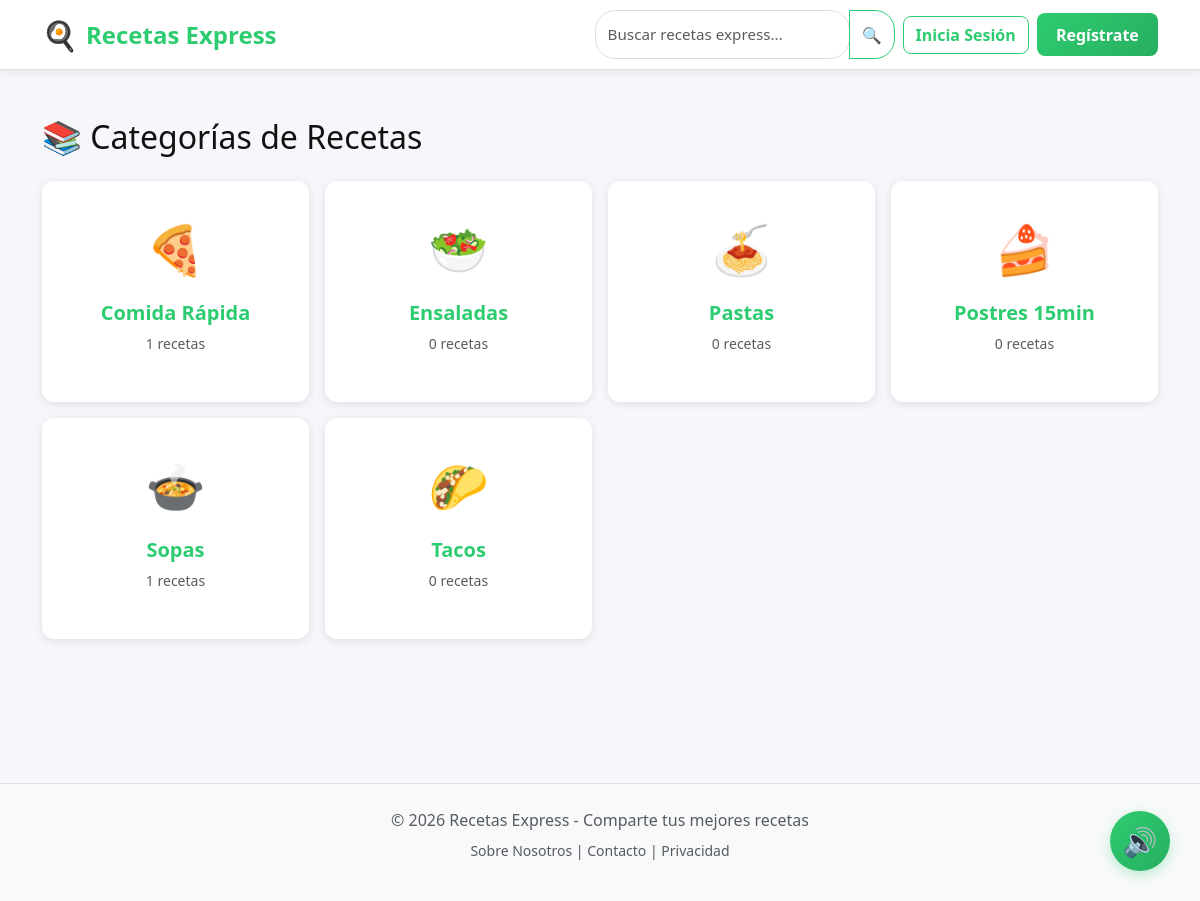
Page /categorias/ on the committed database.
### recetas_app/models.py (models this page shows, shortened)
class Categoria(models.Model):
    nombre = models.CharField(max_length=100, unique=True)
    descripcion = models.TextField(blank=True)
    icono = models.CharField(max_length=50, default='🍳')
    class Meta:
        verbose_name_plural = "Categorías"
        ordering = ['nombre']

### recetas_app/views.py (the view)
# urls.py: path('categorias/', views.categorias_view, name='categorias'),
def categorias_view(request, slug=None):
    categorias = Categoria.objects.all()
    if slug:
        categoria = get_object_or_404(Categoria, nombre=slug)
        recetas = Receta.objects.filter(categoria=categoria).annotate(
            promedio=Avg('puntuaciones__puntuacion'),
            total_puntuaciones=Count('puntuaciones')
        ).order_by('-creada_en')
    else:
        categoria = None
        recetas = None
    context = {
        'categorias': categorias,
        'categoria_seleccionada': categoria,
        'recetas': recetas,
    }
    return render(request, 'recetas_app/categorias.html', context)

### recetas_app/templates/recetas_app/categorias.html (shortened to what this page needs)
{% extends 'base.html' %}
{% block content %}
<div class="container-xl py-5">
    <h2 class="mb-4">📚 Categorías de Recetas</h2>
    <div class="row g-3 mb-5">
        {% for categoria in categorias %}
            <div class="col-md-3 col-sm-6">
                <a href="{% url 'categoria_detalle' categoria.nombre %}#categoria-recetas" class="text-decoration-none">
                    <div class="category-card">
                        <div class="category-icon">{{ categoria.icono }}</div>
                        <h5 class="mt-3">{{ categoria.nombre }}</h5>
                        <p class="text-muted small">{{ categoria.recetas.count }} recetas</p>
                    </div>
                </a>
            </div>
        {% endfor %}
    </div>
</div>
{% endblock %}

### recetas_app/static/css/style.css (style rules this page uses)
:root { --color-primary: #2ecc71; --color-light: #f8f9fa; --color-dark: #2c3e50; --color-text: #333; }
* { margin: 0; padding: 0; box-sizing: border-box; }
body { font-family: 'Segoe UI', Tahoma, Geneva, Verdana, sans-serif; background-color: #f5f7fa; color: #111111; }
html, body { height: 100%; }
.category-card { background: white; border-radius: 12px; padding: 2rem; text-align: center; box-shadow: 0 2px 8px rgba(0, 0, 0, 0.1); transition: all 0.3s ease; height: 100%; }
.category-icon { font-size: 3rem; margin-bottom: 1rem; }
.category-card h5 { color: var(--color-primary); font-weight: 600; margin-bottom: 0.5rem; }
html { scroll-behavior: smooth; }

### rows in the picture
Categoria: icono "🍕", nombre "Comida Rápida", recetas.count "1"
Categoria: icono "🥗", nombre "Ensaladas", recetas.count "0"
Categoria: icono "🍝", nombre "Pastas", recetas.count "0"
Categoria: icono "🍰", nombre "Postres 15min", recetas.count "0"
Categoria: icono "🍲", nombre "Sopas", recetas.count "1"
Categoria: icono "🌮", nombre "Tacos", recetas.count "0"
